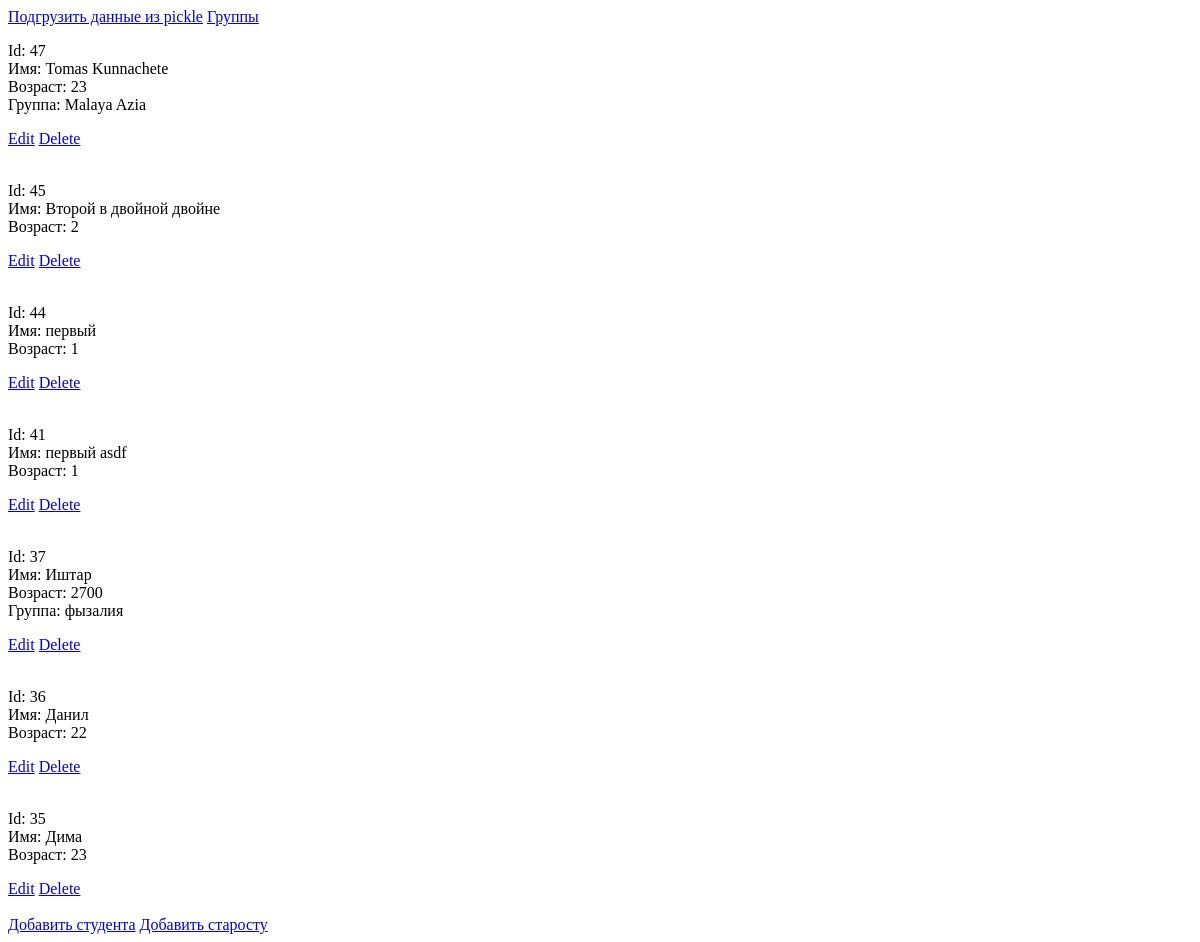
Before: /group1/ with the older database file.
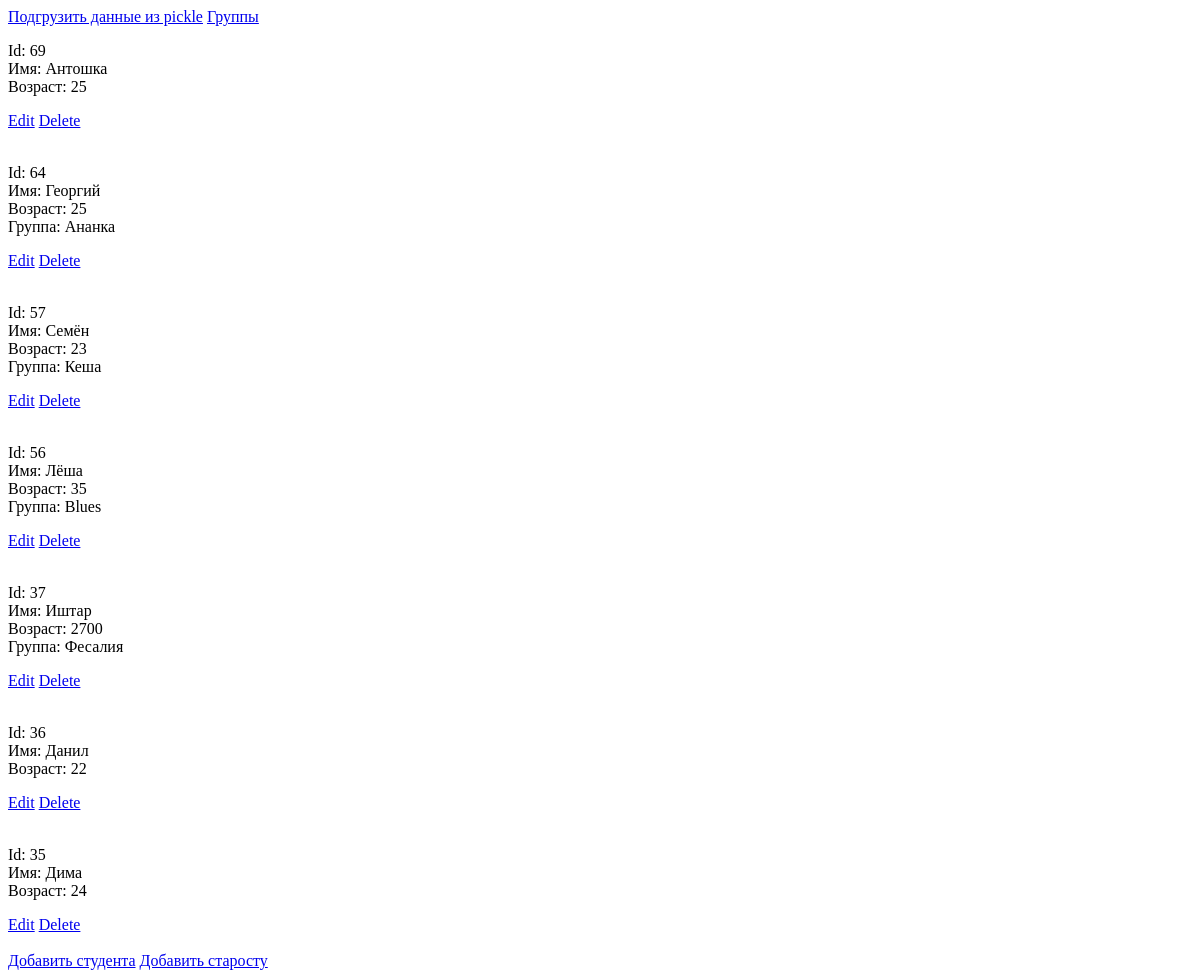
After: the same page with the newer database file.
### tables this page shows
CREATE TABLE students(
					   id integer primary key autoincrement,
					   age integer,
					   name text,
					   group_name text,
					   type text
					   );

### app/api/roots.py (the view)
@bp.route("/")
def index():
    group = get_group()
    group.show_items()
    print(request.url_rule)
    print(request.url_rule.rule.split('/'))
    return render_template("group/group.tpl", group=group.show_items(), selfurl=get_url_root())

### app/__init__.py (called while the page is built)
@app.template_test('instanceof')
def is_instanceof(value, type_name):
    return value.__class__.__name__ == type_name

### app/api/group.py (called while the page is built)
    def set_io_handler(self, io_handler: IOHandler):
        self.io_handler = io_handler

    def show_items(self):
        items = []
        for item in self.storage.get_items():
            item.io_handler = copy.deepcopy(self.io_handler)
            item.output()
            items.append(item)
        return items

### app/api/roots.py (called while the page is built)
def get_group():
    if 'group' not in g:
        g.group = Group(DBStorage("group"),io_handler=FlaskIOHandler(request))
    return g.group

def get_url_root():
    return '/' + request.url_rule.rule.split('/')[1]

@bp.teardown_request
def teardown_book(ctx):
    get_group().storage.store()

### app/io_handlers/flask_handler.py (called while the page is built)
    def write(self, title, value):
        self.output.append(f"{title}: {value}<br>")

    def get_output(self):
        return "".join(self.output)

### app/models/leader.py (called while the page is built)
    def output(self):
        super().output()
        self.io_handler.write("Группа", self.group)

    def load(self, row):
        self.id = row['id']
        self.name = row['name']
        self.age = row['age']
        self.group = row['group_name']

### app/models/student.py (called while the page is built)
    def output(self):
        self.io_handler.write("Id", self.id)
        self.io_handler.write("Имя", self.name)
        self.io_handler.write("Возраст", self.age)

    def load(self, row):
        self.id = row['id']
        self.name = row['name']
        self.age = row['age']

### app/storage/db_storage.py (called while the page is built)
    def select_type(self, row):
        if row["type"] == "leader":
            return Leader(io_handler=self.group.io_handler)
        else:
            return Student(io_handler=self.group.io_handler)

    def load(self):
        if not os.path.exists(selfpath):
            os.mkdir(selfpath)
        self.db = sqlite3.connect(selfpath+'students.sqlite', detect_types=sqlite3.PARSE_DECLTYPES)
        self.db.execute("""
				   create table if not exists students(
					   id integer primary key autoincrement,
					   age integer,
					   name text,
					   group_name text,
					   type text
					   )""")
        self.db.row_factory = sqlite3.Row
        self.cursor = self.db.cursor()

    def store(self):
        self.db.commit()
        self.db.close()

    def get_items(self):
        self.cursor.execute("select * from students order by id desc")
        for row in self.cursor:
            item = self.select_type(row)
            item.load(row)
            yield item

### app/templates/group/group.tpl (shortened to what this page needs)
{% extends "group/base.tpl" %}
{% block content %}
    {% for person in group %}
{% include "group/item.tpl" ignore missing %}
    {% else %}
Group is empty
    {% endfor %}
{% include "group/add_student.tpl" ignore missing %}
{% include "group/add_leader.tpl" ignore missing %}
{% endblock %}

### app/templates/group/base.tpl
{% include "group/header.tpl" ignore missing %}
{% block content %} {% endblock %}
{% include "group/footer.tpl" ignore missing %}

### app/templates/group/load_from_pickle.tpl
<a href='{{selfurl}}/load_from_pickle'>Подгрузить данные из pickle</a>

### app/templates/group/header.tpl (shortened to what this page needs)
<html>
<head>
</head>
<body><body><a href="/">Группы</a>

### app/templates/group/item.tpl
<p>
{{person.io_handler.get_output()}}
</p>
{% set cls_id = 1 %}
{%if person is instanceof('Leader')%}
    {% set cls_id = 2 %}
{% endif %}
<a href="{{selfurl}}/edit_form/{{cls_id}}/{{person.id}}">Edit</a>
<a href="{{selfurl}}/delete/{{person.id}}">Delete</a>
<br><br>

### app/templates/group/add_student.tpl
<a href='{{selfurl}}/showform/1'>Добавить студента</a>

### app/templates/group/add_leader.tpl
<a href='{{selfurl}}/showform/2'>Добавить старосту</a>

### app/templates/group/footer.tpl
</body></html>

Changed rows visible on the page:
removed students: io_handler.get_output "Id: 47 Имя: Tomas Kunnachete Возраст: 23 Группа: Malaya Azia"
removed students: io_handler.get_output "Id: 45 Имя: Второй в двойной двойне Возраст: 2"
removed students: io_handler.get_output "Id: 44 Имя: первый Возраст: 1"
removed students: io_handler.get_output "Id: 41 Имя: первый asdf Возраст: 1"
added students: io_handler.get_output "Id: 69 Имя: Антошка Возраст: 25"
added students: io_handler.get_output "Id: 64 Имя: Георгий Возраст: 25 Группа: Ананка"
added students: io_handler.get_output "Id: 57 Имя: Семён Возраст: 23 Группа: Кеша"
added students: io_handler.get_output "Id: 56 Имя: Лёша Возраст: 35 Группа: Blues"
changed students (number 5 of 7 on the later page): io_handler.get_output "Id: 37 Имя: Иштар Возраст: 2700 Группа: фызалия" → "Id: 37 Имя: Иштар Возраст: 2700 Группа: Фесалия"
changed students (number 7 of 7 on the later page): io_handler.get_output "Id: 35 Имя: Дима Возраст: 23" → "Id: 35 Имя: Дима Возраст: 24"
